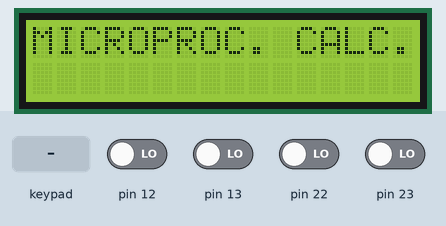
This sketch was run on a simulated Arduino Uno, built with avr-gcc and run on an emulated ATmega328P. Shown: 16×2 character LCD. Wiring (inferred from the signals the program sends): 4×4 keypad with keys 1 2 3 A 4 5 6 B 7 8 9 C * 0 # D: rows pin 2, pin 3, pin 4, pin 5; columns pin 8, pin 9, pin 10, pin 11. The inputs (shaded band) are chosen by the test bench; at power-on: pin 12, pin 13, pin 22, pin 23 LOW. What the sketch prints to the serial monitor is not drawn.

Above: at 1.2 s.
1.3 s: keypad keys 1 2 D pressed 0.4 s apart
At 2.5 s:
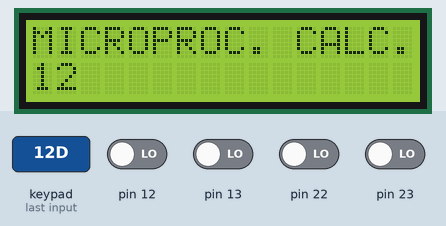
4.0 s: key 'A' pressed
At 4.7 s:
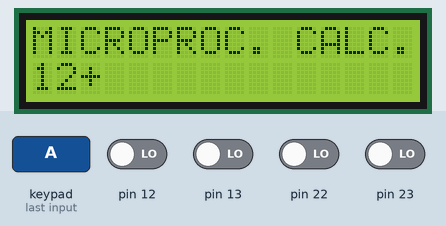
5.6 s: key 'D' pressed
At 6.4 s:
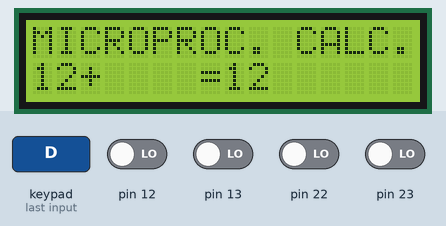
Timing chart, 0 to 8.6 s (numbered marks = the images above; inputs shaded):
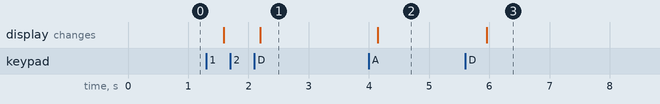

The sketch:

LowLevelArduinoCalculator.ino
```cpp
/*
Sites de referencia (muito bons inclusive)

https://soldered.com/learn/low-level-arduino-programmingassembler-blinking-led/?srsltid=AfmBOopgLBH0cTDaBfpI0xX8gFAMzqiY35Ah-dKcr73e0ZpR4RYePtGp
https://sam-mundayhall.medium.com/advanced-arduino-programming-led-blink-part-1-ccaaabfcefe2
https://store-usa.arduino.cc/products/arduino-uno-rev3?srsltid=AfmBOorLYbN74b1h6-qEIchTmkrEFODf0YBex7k90UulnigDTKrOBDee
Arduino assembly: https://gist.github.com/mhitza/8a4608f4dfdec20d3879

*/

#include <avr/io.h>
#include <util/delay.h>
#include <LiquidCrystal_I2C.h>

LiquidCrystal_I2C lcd(0x27, 16, 2);

const char tabelaMapeamento[16] = {1, 2, 3, 65 , 4, 5, 6, 66, 7, 8, 9, 67, 42, 0, 35, 68};
long num1 = 0, num2 = 0;
long result = 0;
int oper;
bool inputNumber1 = true;
bool inputOper = true;
bool inputNumber2 = true;


void setup() {
  Serial.begin(9600);
  lcd.init();
  lcd.backlight();
  lcd.clear();
  lcd.setCursor(0,0);


  DDRD |= 0b00111100; //linhas (D2 a D5) como saída.
  DDRB &= ~0b00001111; // Colunas (D8 a D11) como entrada, e o resto tanto faz.
  //Antes eu tinha feito DDRB |= 0b00000000, mas nao funcionou

  PORTB |= 0b00001111; //Ativa os resistores de pull-up D8 a D11

  //Pelo que pesquisei, colocar ativo esses resistores garante que nao vai ter flutuacoes na leitura
  //do pino, mantendo sempre em nivel alto, a menos que uma tecla seja pressionada.

}

int keyMatrix() {
  for (int linha = 2; linha <= 5; linha++){  //2 a 5 pois sao os bits definidos do DDRD
    PORTD = ~(1 << linha); //coloca 0 em cada um dos bits, ou seja, cada linha fica em LOW e depois confere cada uma das colunas
    _delay_ms(100); //delay para evitar flicker

    for (int coluna = 0; coluna < 4; coluna++){ // verifica se as colunas D8 ou D9 foram puxadas para zero
      //troca o valor da variavel coluna pois os bits associados tanto a D8 quanto D9 sao os bits 0 e 1 do PORTB.
      if(!(PINB & (1<<coluna))){ // verifica se as colunas D8 a D11 foram puxadas para zero.
        PORTD |= (1 << linha);
                                //O que estava acontecendo é que eu nao estava resetando o PORT depois que detectava o sinal que a tecla foi apertada
                                //Com isso, a linha tava sempre ficando em LOW.
        return ((linha - 2) * 4) + (coluna + 1); //retorna a "posicao" de cada elemento do teclado

      }
    }
    PORTD |= (1 << linha); //reseta as linhas novamente
  }
  return -1; // Se nao apertar nenhuma tecla, retorna -1, como se fosse um erro.
}


void loop(){

  lcd.setCursor(0,0);
  lcd.print("MICROPROC. CALC.");
  long result = 0;


  while(inputNumber1){
    int tecla = keyMatrix();
    _delay_ms(50);
    if (tecla != -1){
      tecla = int(tabelaMapeamento[tecla-1]);

      if (tecla == 68){
        inputNumber1 = false;
        inputOper = true;
      }
      else if (tecla >= 0 && tecla < 10){
        num1 = num1*10 + tecla;
        if (num1 > 999){
          num1 /= 10;
          inputNumber1 = false;
          inputOper = true;
        }
      lcd.setCursor(0,1);
      lcd.print("    ");
      lcd.setCursor(0,1);
      lcd.print(num1);
      }
    }
  }

  Serial.print("num1:");
  Serial.println(num1);

  while(inputOper){
    int tecla = keyMatrix();
    _delay_ms(50);
    if (tecla != -1){
        tecla = int(tabelaMapeamento[tecla-1]);
        if (tecla == 65 || tecla == 66 || tecla == 35 || tecla == 42){
          oper = tecla;
          switch(oper){
            case 65:lcd.print("+");break;
            case 66:lcd.print("-");break;
            case 42:lcd.print("*");break;
            case 35:lcd.print("/");break;
          }
          inputOper = false;
          inputNumber2 = true;
        }
      }
  }

  Serial.print("oper:");
  Serial.println(oper);

  while(inputNumber2){
    int tecla = keyMatrix();
    _delay_ms(50);
    if (tecla != -1){
      tecla = int(tabelaMapeamento[tecla-1]);
      if (tecla == 68){
        inputNumber2 = false;

      }
      else if (tecla >= 0 && tecla < 10){
        num2 = num2*10 + tecla;

        if (num2 > 999){
          num2 /= 10;
          inputNumber2 = false;
        }
      lcd.print(num2);
      }
    }
  }

  Serial.print("num2:");
  Serial.println(num2);

  if (!inputNumber1 && !inputOper && !inputNumber2){
    switch(oper){
      case 65: result = num1 + num2; break;
      case 66: result = num1 - num2; break;
      case 42: result = num1 * num2; break;
      case 35:
        if(num2 != 0){
          result = num1 / num2;
        }
        else{
          Serial.println("Error! Divided by 0");
          lcd.setCursor(5,1);
          lcd.print("Erro");
          _delay_ms(2000);
          lcd.clear();
          return;
        }
        break;

      default:
        Serial.println("Not valid operator");
        _delay_ms(2000);
        lcd.clear();
        return;

    }

  Serial.print("resultado: ");
  Serial.println(result);

  lcd.setCursor(7,1);
  lcd.print("=");

  lcd.setCursor(8,1);
  lcd.print("    ");
  lcd.setCursor(8,1);
  lcd.print(result);
  }

_delay_ms(5000);
if (int tecla = keyMatrix()){
  lcd.setCursor(0,1);
  lcd.print("                ");
}

num1 = 0;
num2 = 0;
inputNumber1 = true;
inputOper = false;
inputNumber2 = false;
}
```

Measured:
- after the input at 1.3 s, the display: first changes after 0.29 s (image 1 shows a later state)
- after the input at 4.0 s, the display: changes after 0.15 s (image 2)
- after the input at 5.6 s, the display: changes after 0.36 s (image 3)
